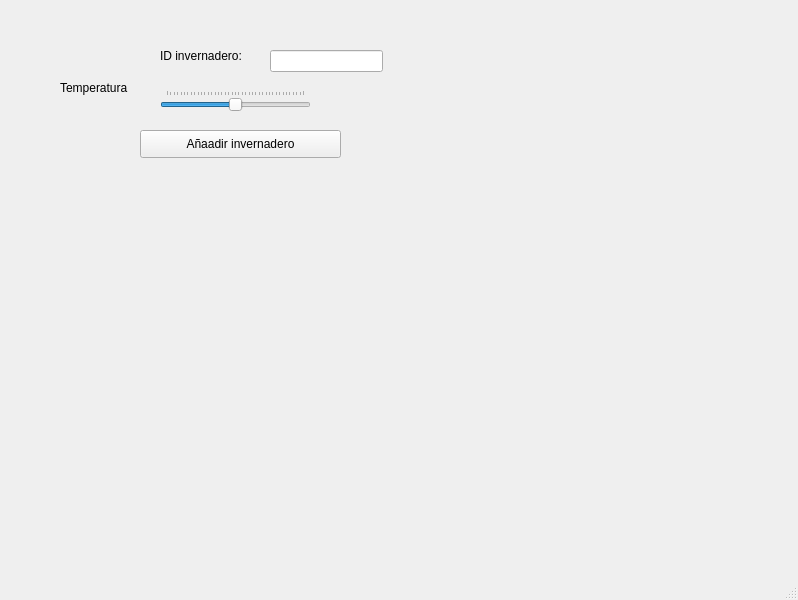
<?xml version="1.0" encoding="UTF-8"?>
<ui version="4.0">
 <class>MainWindow</class>
 <widget class="QMainWindow" name="MainWindow">
  <property name="geometry">
   <rect>
    <x>0</x>
    <y>0</y>
    <width>798</width>
    <height>600</height>
   </rect>
  </property>
  <property name="windowTitle">
   <string>MainWindow</string>
  </property>
  <widget class="QWidget" name="centralwidget">
   <widget class="QLabel" name="label">
    <property name="geometry">
     <rect>
      <x>160</x>
      <y>40</y>
      <width>91</width>
      <height>31</height>
     </rect>
    </property>
    <property name="text">
     <string>ID invernadero:</string>
    </property>
   </widget>
   <widget class="QLineEdit" name="idinvernadero">
    <property name="geometry">
     <rect>
      <x>270</x>
      <y>50</y>
      <width>113</width>
      <height>22</height>
     </rect>
    </property>
   </widget>
   <widget class="QSlider" name="temperatura">
    <property name="geometry">
     <rect>
      <x>160</x>
      <y>90</y>
      <width>151</width>
      <height>22</height>
     </rect>
    </property>
    <property name="tabletTracking">
     <bool>true</bool>
    </property>
    <property name="contextMenuPolicy">
     <enum>Qt::NoContextMenu</enum>
    </property>
    <property name="autoFillBackground">
     <bool>true</bool>
    </property>
    <property name="maximum">
     <number>40</number>
    </property>
    <property name="value">
     <number>20</number>
    </property>
    <property name="orientation">
     <enum>Qt::Horizontal</enum>
    </property>
    <property name="invertedAppearance">
     <bool>false</bool>
    </property>
    <property name="tickPosition">
     <enum>QSlider::TicksAbove</enum>
    </property>
    <property name="tickInterval">
     <number>1</number>
    </property>
   </widget>
   <widget class="QPushButton" name="boton">
    <property name="geometry">
     <rect>
      <x>140</x>
      <y>130</y>
      <width>201</width>
      <height>28</height>
     </rect>
    </property>
    <property name="text">
     <string>Añaadir invernadero</string>
    </property>
   </widget>
   <widget class="QLabel" name="label_2">
    <property name="geometry">
     <rect>
      <x>60</x>
      <y>80</y>
      <width>81</width>
      <height>16</height>
     </rect>
    </property>
    <property name="text">
     <string>Temperatura</string>
    </property>
   </widget>
  </widget>
  <widget class="QMenuBar" name="menubar">
   <property name="geometry">
    <rect>
     <x>0</x>
     <y>0</y>
     <width>798</width>
     <height>26</height>
    </rect>
   </property>
  </widget>
  <widget class="QStatusBar" name="statusbar"/>
 </widget>
 <resources/>
 <connections/>
</ui>
